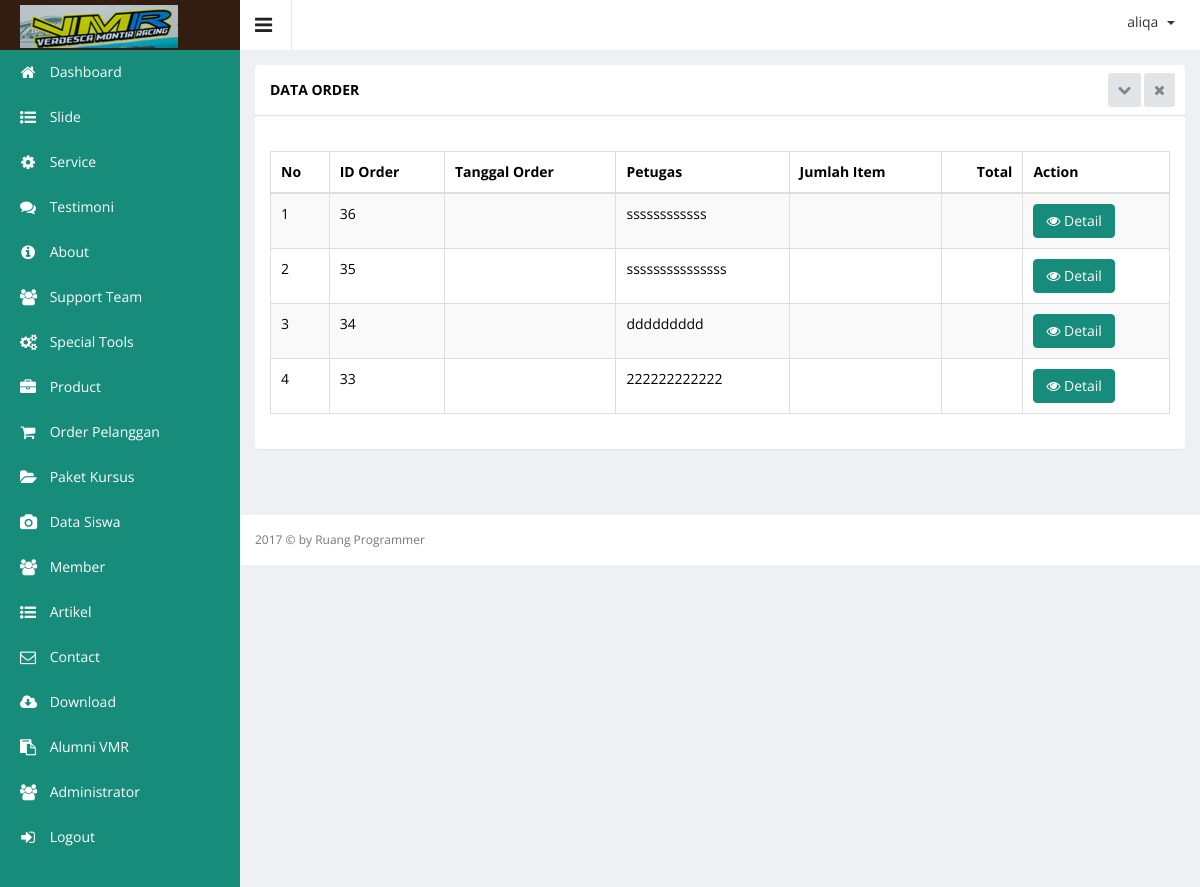
/admin/index.php?hal=master/order/list (signed in), run on an earlier commit of the app's database.
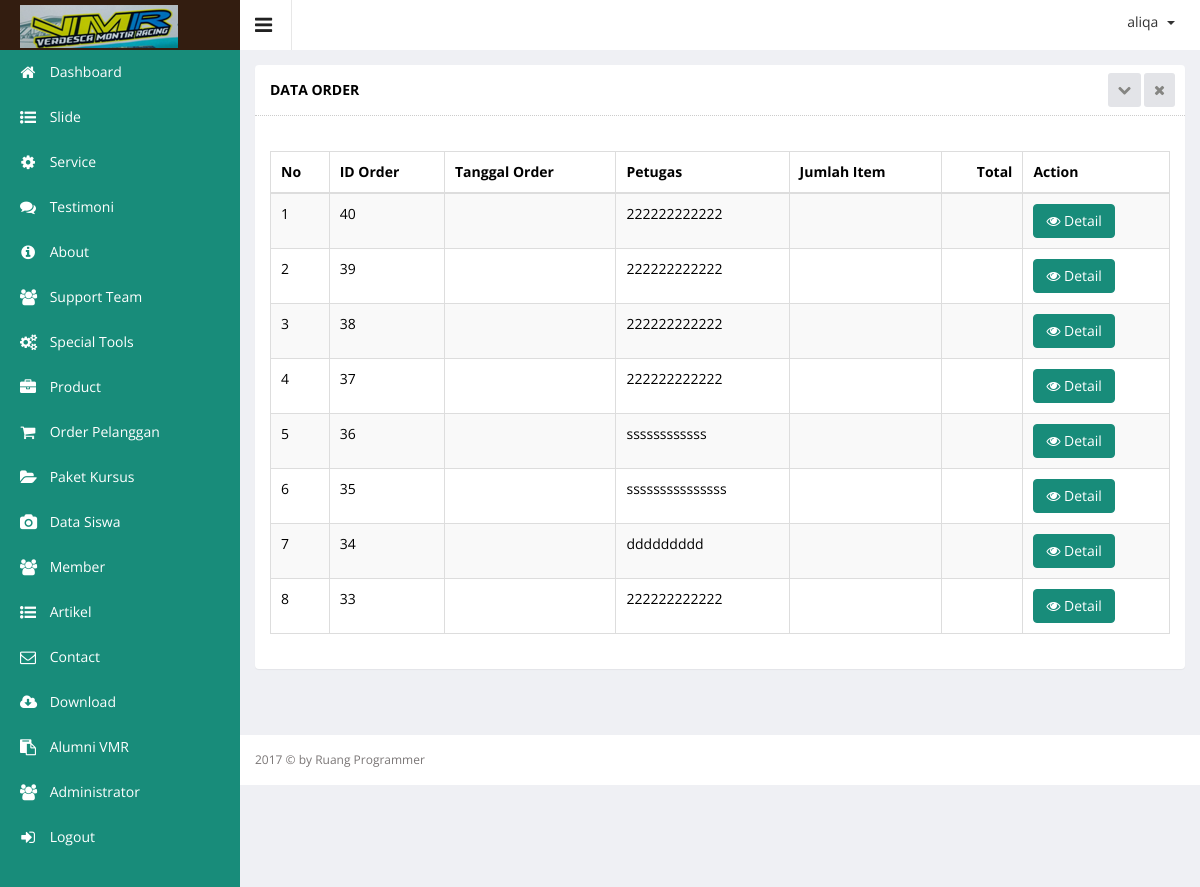
And on a later commit of the database.
### tables this page shows
CREATE TABLE `order_pelanggan` (
  `order_id` int(11) NOT NULL,
  `order_name` varchar(100) DEFAULT NULL,
  `order_email` varchar(100) DEFAULT NULL,
  `order_bbm` varchar(100) DEFAULT NULL,
  `order_wa` varchar(100) DEFAULT NULL,
  `order_alamat` varchar(100) DEFAULT NULL,
  `order_date` datetime DEFAULT NULL,
  `product_id` int(11) DEFAULT NULL
);

CREATE TABLE `product` (
  `product_id` int(10) UNSIGNED NOT NULL,
  `product_name` varchar(100) DEFAULT NULL,
  `product_price` int(11) DEFAULT NULL,
  `product_desc` text,
  `product_images` text,
  `product_stock` int(11) DEFAULT NULL,
  `product_date` datetime DEFAULT NULL,
  `category_id` int(11) DEFAULT NULL
);

### admin/master/order/list.php (the view, shortened to what this page needs)
  <div class="wrapper">
             <div class="row">
                <div class="col-sm-12">
                <section class="panel">
                <header class="panel-heading">
                    Data Order
                    <span class="tools pull-right">
                        <a href="javascript:;" class="fa fa-chevron-down"></a>
                        <a href="javascript:;" class="fa fa-times"></a>
                     </span>
                </header>
                <div class="panel-body">
                <div class="adv-table editable-table ">
                <div class="clearfix">
                </div>
                <table class="table table-striped table-hover table-bordered" id="editable-sample">
                <thead>
                <tr>
                    <th>No</th>
                    <th>ID Order</th>
                    <th>Tanggal Order</th>
                    <th>Petugas</th>
                    <th>Jumlah Item</th>
                    <th style="text-align: right;">Total</th>
                    <th>Action</th>
                </tr>
                </thead>
                <tbody>
                <?php
                      $no = 1;
                      $queryTransaksi = mysql_query("SELECT *
FROM
    `vmr`.`product`
    INNER JOIN `vmr`.`order_pelanggan`
        ON (`product`.`product_id` = `order_pelanggan`.`product_id`)
                                                                                                           ORDER BY order_id  DESC");
                      while ($rowTransaksi  = mysql_fetch_array($queryTransaksi)) {
                   ?>
                <tr class="">
                    <td><?php echo $no++; ?></td>
                    <td><?php echo $rowTransaksi['order_id']?></td>
                    <td><?php echo $rowTransaksi['order_date']?></td>
                    <td><?php echo $rowTransaksi['product_name']?></td>
                    <td>
                    </td>
                    <td style="text-align: right;">
                    </td>
                    <td>
                        <a href="?hal=master/order/detail&id=<?php echo $rowTransaksi['order_id']; ?>">
                            <button class="btn btn-primary" type="submit"><i class="fa fa-eye"></i> Detail</button>
                        </a>
                    </td>
                </tr>
               <?php } ?>
                </tbody>
                </table>
                </div>
                </div>
                </section>
                </div>
                </div>
        </div>

What changed in the data, as far as the page shows it:
added order_pelanggan: order_id "40", product.product_name "222222222222"
added order_pelanggan: order_id "39", product.product_name "222222222222"
added order_pelanggan: order_id "38", product.product_name "222222222222"
added order_pelanggan: order_id "37", product.product_name "222222222222"
